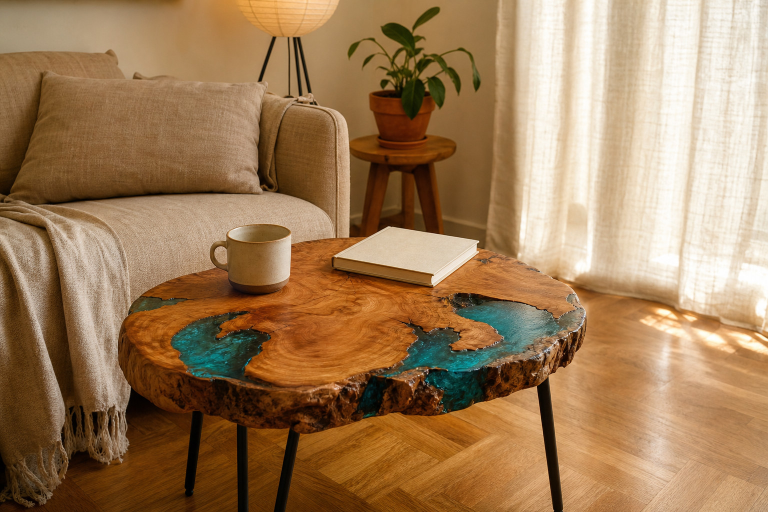
#> input picture bakmasters/viz/foto-01-hero.jpg, 1536 x 1024 px, given in place of roll-up-scene.jpg, which was not available (shown at 1/2 size); the run also reads 1 picture not shown here
$ python brus_banner_comparison_carousel.py
#> lines starting #> are read from the running program, lines starting #| are printed output that depends on the picture; after the words box and inside, x2 and y2 are one past the last pixel; in counts of white or black regions, pixels touching at a corner belong together
#!/usr/bin/env python3
"""Create Post #4 comparison carousel for SM Production (1200×675)."""

from pathlib import Path
from PIL import Image, ImageDraw, ImageFont, ImageFilter

ROOT = Path(__file__).resolve().parents[1]
ASSETS = ROOT / "visualizations" / "brus-banner-comparison" / "assets"
OUT = ROOT / "visualizations" / "brus-banner-comparison"

W, H, SS = 1200, 675, 2
CW, CH = W * SS, H * SS
BG = (7, 18, 29)
CARD = (13, 30, 44)
INK = (247, 249, 251)
MUTED = (164, 179, 193)
ORANGE = (255, 80, 38)
ACID = (216, 255, 56)
LINE = (255, 255, 255, 35)
FONT = "/usr/share/fonts/truetype/dejavu/DejaVuSans.ttf"
FONT_B = "/usr/share/fonts/truetype/dejavu/DejaVuSans-Bold.ttf"

SOURCES = {
    "rollup": ASSETS / "roll-up-scene.jpg",
    "joker": ASSETS / "joker-banner-scene.jpg",
    "timber": ASSETS / "timber-banner-scene.jpg",
}


def sc(v):
    return round(v * SS)


def font(size, bold=False):
    return ImageFont.truetype(FONT_B if bold else FONT, sc(size))


def cover(path, size):
    im = Image.open(path).convert("RGB")
    tw, th = size
    scale = max(tw / im.width, th / im.height)
    im = im.resize((round(im.width * scale), round(im.height * scale)), Image.Resampling.LANCZOS)
    left = (im.width - tw) // 2
    top = (im.height - th) // 2
    return im.crop((left, top, left + tw, top + th)).convert("RGBA")


def base():
    im = Image.new("RGB", (CW, CH), BG)
    d = ImageDraw.Draw(im)
    for y in range(CH):
        t = y / max(CH - 1, 1)
        d.line((0, y, CW, y), fill=(7 + round(3 * t), 18 + round(7 * t), 29 + round(10 * t)))
    # Quiet glow.
    glow = Image.new("RGBA", (CW, CH), (0, 0, 0, 0))
    gd = ImageDraw.Draw(glow)
    gd.ellipse((sc(-180), sc(-240), sc(560), sc(430)), fill=ORANGE + (35,))
    gd.ellipse((sc(780), sc(270), sc(1420), sc(850)), fill=(39, 120, 153, 36))
    return Image.alpha_composite(im.convert("RGBA"), glow.filter(ImageFilter.GaussianBlur(sc(90))))


def draw_brand(d, x=48, y=34, dark=True):
    fill = (4, 14, 23, 205) if dark else (255, 255, 255, 24)
    d.rounded_rectangle((sc(x), sc(y), sc(x + 238), sc(y + 48)), radius=sc(24), fill=fill, outline=(255, 255, 255, 75), width=sc(1))
    d.ellipse((sc(x + 17), sc(y + 17), sc(x + 31), sc(y + 31)), fill=ACID + (255,))
    d.text((sc(x + 44), sc(y + 13)), "SM PRODUCTION", font=font(17, True), fill=INK + (255,))


def draw_index(d, index, total=5):
    text = f"{index:02d} / {total:02d}"
    box = d.textbbox((0, 0), text, font=font(13, True))
    d.text((CW - sc(48) - (box[2] - box[0]), sc(49)), text, font=font(13, True), fill=MUTED + (255,))


def rounded_photo(path, size, radius=22):
    im = cover(path, (sc(size[0]), sc(size[1])))
    mask = Image.new("L", im.size, 0)
    ImageDraw.Draw(mask).rounded_rectangle((0, 0, im.width, im.height), radius=sc(radius), fill=255)
    im.putalpha(mask)
    return im


def wrap(draw, text, fnt, max_width):
    words = text.split()
    lines, current = [], ""
    for word in words:
        candidate = f"{current} {word}".strip()
        if draw.textbbox((0, 0), candidate, font=fnt)[2] <= max_width or not current:
            current = candidate
        else:
            lines.append(current)
            current = word
    if current:
        lines.append(current)
    return lines


def draw_wrapped(draw, xy, text, fnt, fill, max_width, spacing=8, max_lines=None):
    lines = wrap(draw, text, fnt, max_width)
    if max_lines:
        lines = lines[:max_lines]
    x, y = xy
    line_h = draw.textbbox((0, 0), "Аg", font=fnt)[3]
    for line in lines:
        draw.text((x, y), line, font=fnt, fill=fill)
        y += line_h + sc(spacing)
    return y


def save(im, name):
    out = OUT / name
    im.convert("RGB").resize((W, H), Image.Resampling.LANCZOS).save(out, quality=96, subsampling=0, optimize=True)
    print(out)


def slide_cover():
    im = base()
    d = ImageDraw.Draw(im, "RGBA")
    draw_brand(d)
    draw_index(d, 1)
    d.text((sc(48), sc(111)), "КАКУЮ КОНСТРУКЦИЮ", font=font(38, True), fill=INK + (255,))
    d.text((sc(48), sc(157)), "ВЫБРАТЬ ДЛЯ МЕРОПРИЯТИЯ?", font=font(38, True), fill=ORANGE + (255,))
    d.text((sc(50), sc(211)), "ROLL-UP  •  ДЖОКЕР  •  БРУС-БАННЕР", font=font(17, True), fill=MUTED + (255,))

    cards = [
        ("rollup", "ROLL-UP", "Быстро и мобильно"),
        ("joker", "ДЖОКЕР", "Практично и бюджетно"),
        ("timber", "БРУС-БАННЕР", "Премиальный фон"),
    ]
    x0, gap, card_w, card_h, y = 48, 18, 356, 360, 270
    for i, (key, title, subtitle) in enumerate(cards):
        x = x0 + i * (card_w + gap)
        photo = rounded_photo(SOURCES[key], (card_w, card_h), 22)
#> in cover, im is the input picture: PIL image 1536x1024 RGB; mean R, G, B 159.1, 124.9, 88.4
#> in rounded_photo, `ImageDraw.Draw(mask).rounded_rectangle((0, 0, im.width, im.height), ra..`:
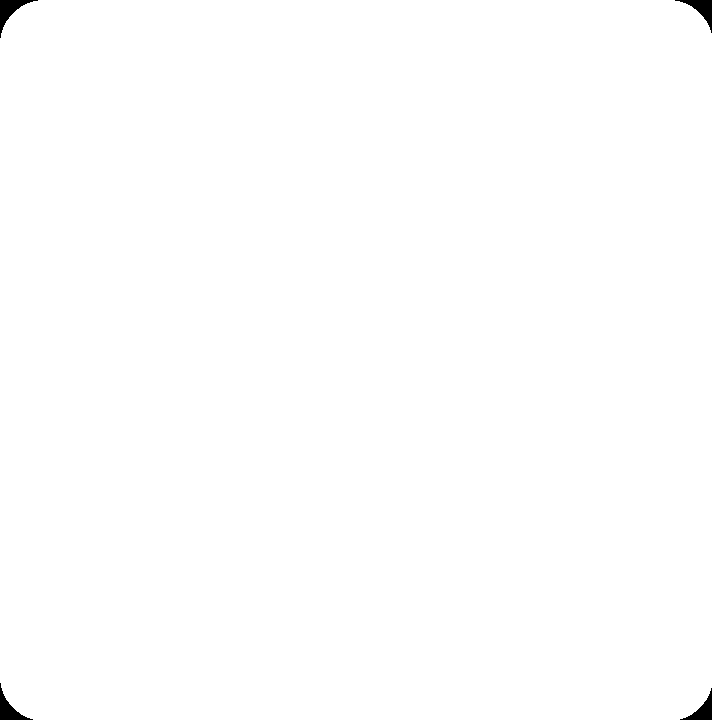
#> mask: PIL image 712x720 L; 99.7% white; 4 black regions, box (x1, y1, x2, y2) and area: (0, 0, 38, 38) 427, (675, 0, 712, 33) 389, (0, 683, 33, 720) 389, (680, 688, 712, 720) 352
        im.alpha_composite(photo, (sc(x), sc(y)))
        shade = Image.new("RGBA", (sc(card_w), sc(card_h)), (0, 0, 0, 0))
        sd = ImageDraw.Draw(shade)
        for py in range(sc(card_h)):
            t = py / sc(card_h)
            alpha = round(max(0, (t - 0.48) / 0.52) * 220)
            sd.line((0, py, sc(card_w), py), fill=(2, 10, 18, alpha))
        shade.putalpha(Image.composite(shade.getchannel("A"), Image.new("L", shade.size, 0), photo.getchannel("A")))
        im.alpha_composite(shade, (sc(x), sc(y)))
        d = ImageDraw.Draw(im, "RGBA")
        d.rounded_rectangle((sc(x + 18), sc(y + 18), sc(x + 66), sc(y + 48)), radius=sc(15), fill=(5, 15, 24, 205))
        d.text((sc(x + 31), sc(y + 25)), f"0{i + 1}", font=font(12, True), fill=ACID + (255,))
        d.text((sc(x + 20), sc(y + 292)), title, font=font(23, True), fill=INK + (255,))
        d.text((sc(x + 20), sc(y + 326)), subtitle, font=font(13), fill=(232, 238, 243, 215))
#> pass 2 of the loop in slide_cover, `for i, (key, title, subtitle) in enumerate(cards):`:
#> in slide_cover, `x = x0 + i * (card_w + gap)`: x = 422
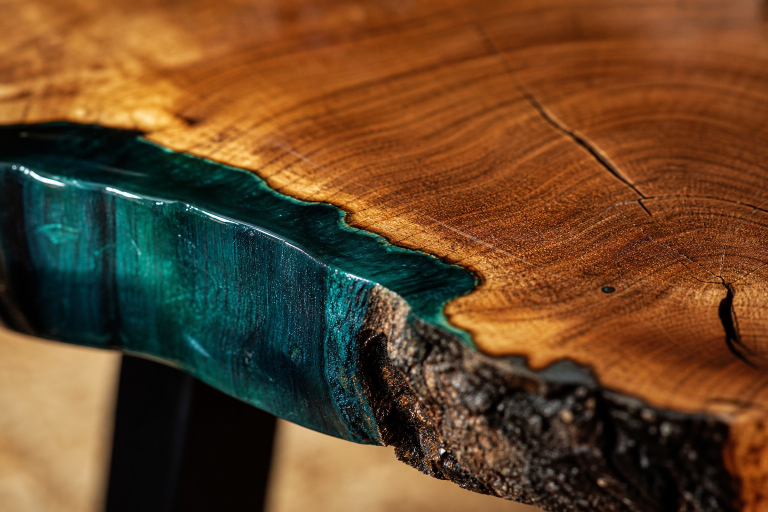
#> input picture bakmasters/viz/foto-02-makro.jpg, 1536 x 1024 px, given in place of joker-banner-scene.jpg, which was not available (shown at 1/2 size)
#> in cover, im is the input picture: PIL image 1536x1024 RGB; mean R, G, B 101.6, 69.6, 39.5
#> in cover (call 2), `return im.crop((left, top, left + tw, top + th)).convert("RGBA")`:
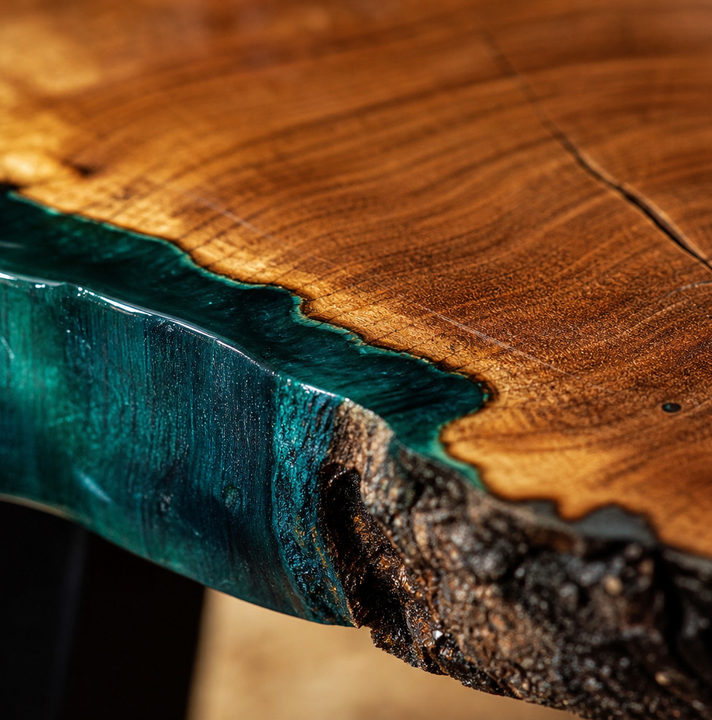
#> returned value: PIL image 712x720 RGBA; mean R, G, B, A 98.1, 67.7, 38, 255
#> the loop in slide_cover, `for py in range(sc(card_h)):` made 720 passes
#> t on passes 1 to 3: 0, 0.00139, 0.00278
#> in slide_cover, `im.alpha_composite(shade, (sc(x), sc(y)))`:
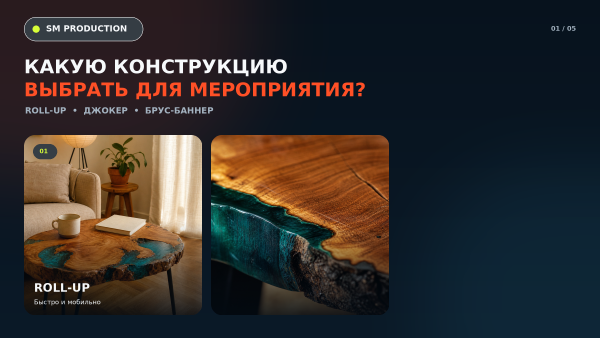
#> im: PIL image 2400x1350 RGBA (shown at 1/4 size); mean R, G, B, A 49, 45, 43.7, 254.2; transparent parts drawn white
#> pass 3 of the loop in slide_cover, `for i, (key, title, subtitle) in enumerate(cards):`:
#> in slide_cover, `x = x0 + i * (card_w + gap)`: x = 796
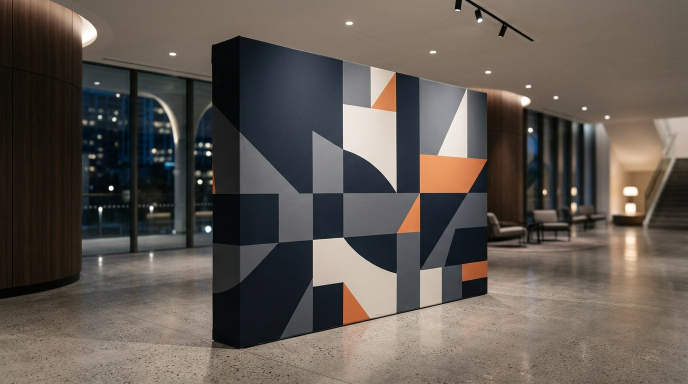
#> input picture visualizations/brus-banner-comparison/assets/timber-banner-scene.jpg, 1376 x 768 px (shown at 1/2 size)
#> in cover, im is the input picture: PIL image 1376x768 RGB; mean R, G, B 96.2, 88.1, 80.9
#> in cover (call 3), `return im.crop((left, top, left + tw, top + th)).convert("RGBA")`:
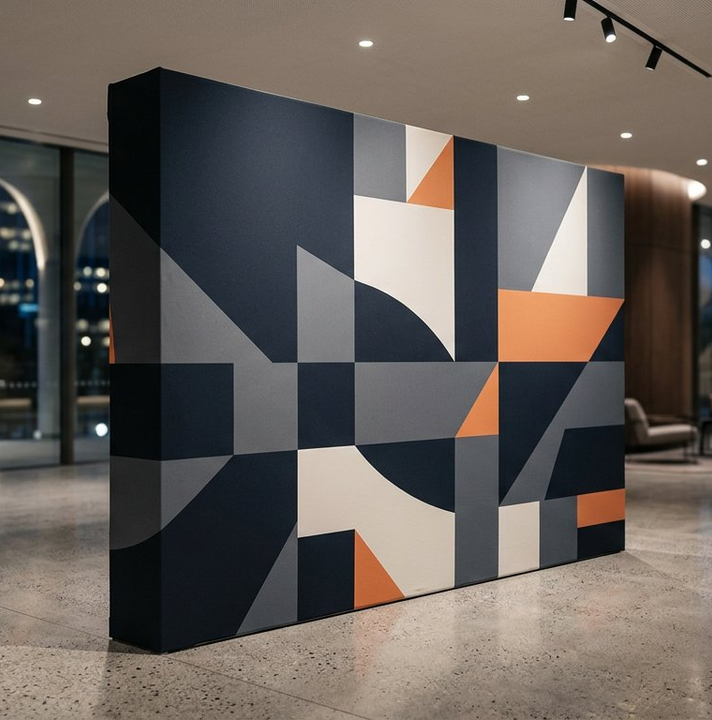
#> returned value: PIL image 712x720 RGBA; mean R, G, B, A 101.8, 94.6, 89.4, 255
#> in slide_cover, `im.alpha_composite(shade, (sc(x), sc(y)))`:
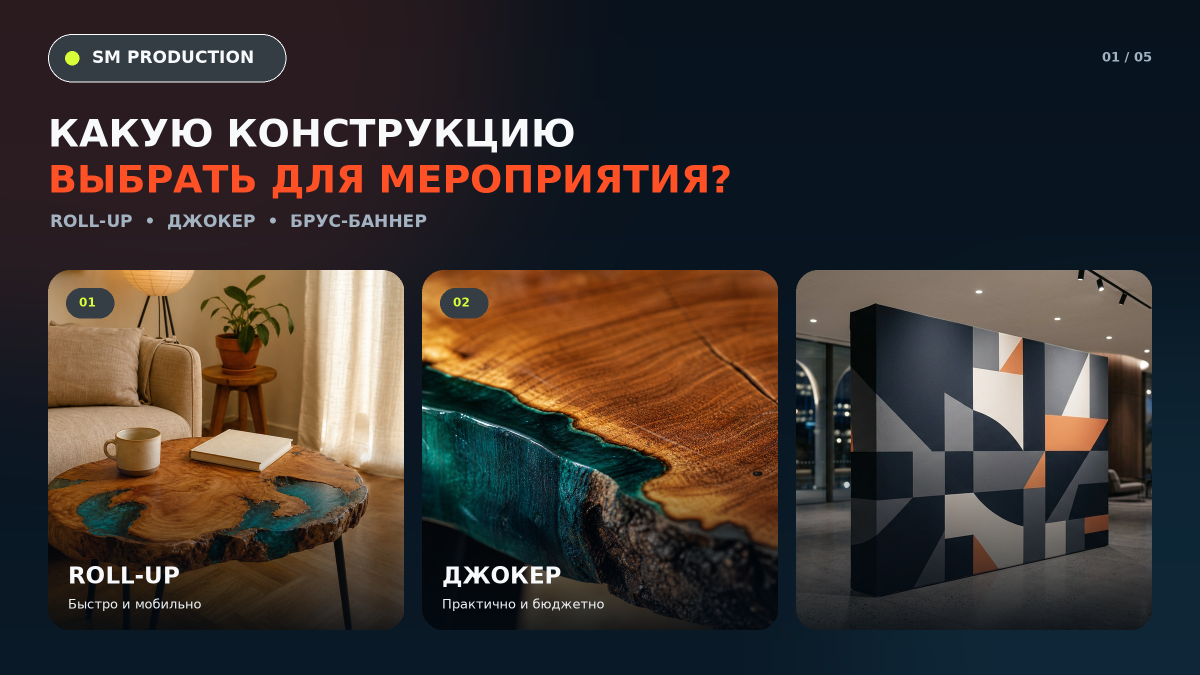
#> im: PIL image 2400x1350 RGBA (shown at 1/2 size); mean R, G, B, A 59.3, 51.9, 48.1, 254.1; transparent parts drawn white
    save(im, "post-04-slide-01-cover.jpg")


def detail_slide(index, key, overline, title, subtitle, rating, facts, suitable, accent):
    im = Image.new("RGBA", (CW, CH), BG + (255,))
    # Product occupies the left side; the panel keeps typography deterministic.
    photo = cover(SOURCES[key], (sc(770), CH))
    im.alpha_composite(photo, (0, 0))
    # Darken photo edges and add right panel.
    overlay = Image.new("RGBA", (CW, CH), (0, 0, 0, 0))
    od = ImageDraw.Draw(overlay)
    for x in range(sc(770)):
        t = x / sc(770)
        alpha = round(25 + 150 * max(0, (t - 0.55) / 0.45))
        od.line((x, 0, x, CH), fill=(4, 15, 24, alpha))
    od.rectangle((sc(710), 0, CW, CH), fill=(7, 18, 29, 248))
    im = Image.alpha_composite(im, overlay)
    d = ImageDraw.Draw(im, "RGBA")
    draw_brand(d)
    draw_index(d, index)

    px = 750
    d.text((sc(px), sc(105)), overline, font=font(13, True), fill=accent + (255,))
    d.text((sc(px), sc(136)), title, font=font(34, True), fill=INK + (255,))
    draw_wrapped(d, (sc(px), sc(183)), subtitle, font(15), MUTED + (255,), sc(390), spacing=4, max_lines=2)

    d.text((sc(px), sc(255)), "ВНЕШНИЙ ВИД", font=font(11, True), fill=MUTED + (255,))
    d.text((sc(px), sc(278)), "★" * rating + "☆" * (5 - rating), font=font(24, True), fill=accent + (255,))

    y = 339
    for label, value in facts:
        d.line((sc(px), sc(y - 10), sc(1150), sc(y - 10)), fill=LINE, width=sc(1))
        d.text((sc(px), sc(y)), label.upper(), font=font(10, True), fill=MUTED + (255,))
        d.text((sc(px + 145), sc(y - 3)), value, font=font(16, True), fill=INK + (255,))
        y += 54

    d.rounded_rectangle((sc(px), sc(548), sc(1150), sc(629)), radius=sc(16), fill=(13, 37, 52, 255), outline=accent + (180,), width=sc(1))
    d.text((sc(px + 18), sc(562)), "ПОДХОДИТ ДЛЯ", font=font(10, True), fill=accent + (255,))
    draw_wrapped(d, (sc(px + 18), sc(584)), suitable, font(13, True), INK + (255,), sc(360), spacing=2, max_lines=2)
    save(im, f"post-04-slide-{index:02d}-{key}.jpg")


def slide_summary():
    im = base()
    d = ImageDraw.Draw(im, "RGBA")
    draw_brand(d)
    draw_index(d, 5)
    d.text((sc(48), sc(104)), "СРАВНЕНИЕ В ОДНОМ ЭКРАНЕ", font=font(33, True), fill=INK + (255,))
    d.text((sc(49), sc(148)), "Выбирайте конструкцию под задачу и будущий кадр", font=font(16), fill=MUTED + (255,))

    left, top = 48, 205
    col_widths = [260, 275, 275, 294]
    headers = ["ПАРАМЕТР", "ROLL-UP", "ДЖОКЕР", "БРУС-БАННЕР"]
    rows = [
        ("Монтаж", "5 минут", "1–2 часа", "2–3 часа"),
        ("Нестандартная форма", "Нет", "Ограниченно", "Да"),
        ("Каркас в кадре", "Видно основание", "Трубы видны", "Полностью скрыт"),
        ("Фото на фоне", "Базовый уровень", "Компромисс", "Оптимально"),
        ("Цена", "от 3 500 ₽", "от 9 000 ₽", "от 16 500 ₽"),
    ]
    x = left
    for i, (header, width) in enumerate(zip(headers, col_widths)):
        fill = ORANGE + (255,) if i == 3 else ((22, 42, 57, 255) if i else (13, 30, 44, 255))
        d.rounded_rectangle((sc(x), sc(top), sc(x + width - 8), sc(top + 50)), radius=sc(12), fill=fill)
        d.text((sc(x + 14), sc(top + 16)), header, font=font(11, True), fill=(255, 255, 255, 255) if i == 3 else INK + (255,))
        x += width

    row_h = 58
    for r, values in enumerate(rows):
        y = top + 60 + r * row_h
        x = left
        for c, (value, width) in enumerate(zip(values, col_widths)):
            if c == 3:
                fill = ORANGE + (255,)
            elif c == 0:
                fill = ((17, 36, 50, 255) if r % 2 == 0 else (14, 31, 44, 255))
            else:
                fill = ((23, 48, 65, 255) if r % 2 == 0 else (19, 41, 57, 255))
            d.rounded_rectangle((sc(x), sc(y), sc(x + width - 8), sc(y + row_h - 8)), radius=sc(9), fill=fill)
            fnt = font(12 if c else 11, c == 3 or c == 0)
            color = INK + (255,) if c else MUTED + (255,)
            d.text((sc(x + 14), sc(y + 16)), value, font=fnt, fill=color)
            x += width

    d.rounded_rectangle((sc(48), sc(565), sc(1152), sc(642)), radius=sc(18), fill=ACID + (255,), outline=(238, 255, 158, 255), width=sc(1))
    d.ellipse((sc(67), sc(585), sc(103), sc(621)), fill=BG + (255,))
    d.text((sc(78), sc(591)), "!", font=font(17, True), fill=ACID + (255,))
    d.text((sc(122), sc(579)), "БУДУТ ФОТОГРАФЫ И ПРЕССА?", font=font(13, True), fill=BG + (255,))
    d.text((sc(122), sc(605)), "Экономить на фоне не стоит: конструкция останется на каждом кадре.", font=font(15, True), fill=BG + (255,))
    save(im, "post-04-slide-05-summary.jpg")


def main():
    OUT.mkdir(parents=True, exist_ok=True)
    slide_cover()
    detail_slide(
        2,
        "rollup",
        "01  •  МОБИЛЬНАЯ СИСТЕМА",
        "ROLL-UP",
        "Для быстрых выездов и небольших площадок",
        3,
        [("Монтаж", "5 минут"), ("Форма", "Стандартная"), ("Цена", "от 3 500 ₽")],
        "Презентации, выездные встречи, точки продаж",
        (118, 170, 204),
    )
#> after the loop in detail_slide, `for label, value in facts:`: y = 501
#> call 2 of save, with name = 'post-04-slide-02-rollup.jpg'
#> in save (call 2), `im.convert("RGB").resize((W, H), Image.Resampling.LANCZOS).save(out, q..`:
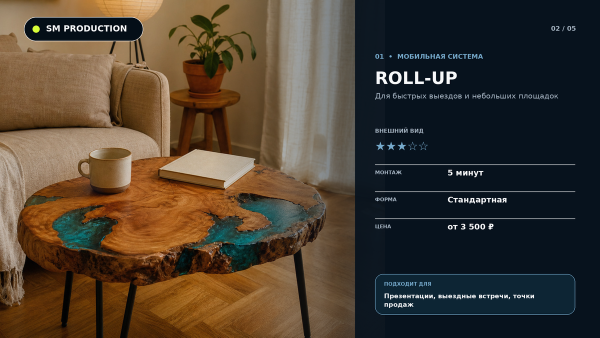
#> saved as post-04-slide-02-rollup.jpg: PIL image 1200x675 RGB (shown at 1/2 size); mean R, G, B 73.6, 62.2, 49.4
    detail_slide(
        3,
        "joker",
        "02  •  ТРУБЧАТЫЙ КАРКАС",
        "БАННЕР НА ДЖОКЕРЕ",
        "Практичная конструкция с видимым каркасом",
        2,
        [("Монтаж", "1–2 часа"), ("Форма", "С ограничениями"), ("Цена", "от 9 000 ₽")],
        "Уличные мероприятия, бюджетные промоакции",
        ORANGE,
    )
#> call 3 of save, with name = 'post-04-slide-03-joker.jpg'
#> in save (call 3), `im.convert("RGB").resize((W, H), Image.Resampling.LANCZOS).save(out, q..`:
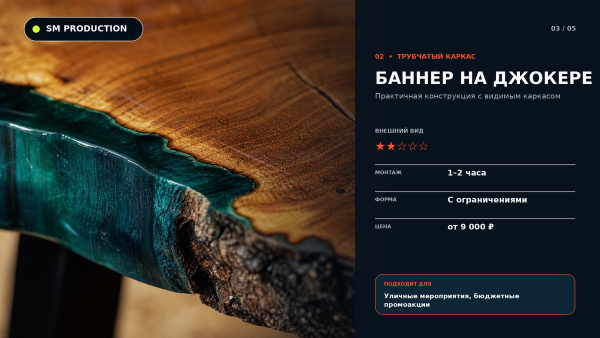
#> saved as post-04-slide-03-joker.jpg: PIL image 1200x675 RGB (shown at 1/2 size); mean R, G, B 51.3, 45.6, 38
    detail_slide(
        4,
        "timber",
        "03  •  СКРЫТЫЙ КАРКАС",
        "БРУС-БАННЕР",
        "Монолитный фон без труб, креплений и складок",
        5,
        [("Монтаж", "2–3 часа"), ("Форма", "Любая"), ("Цена", "от 16 500 ₽")],
        "Конференции, форумы, премии, выставки, пресса",
        ACID,
    )
#> in cover (call 6), `return im.crop((left, top, left + tw, top + th)).convert("RGBA")`:
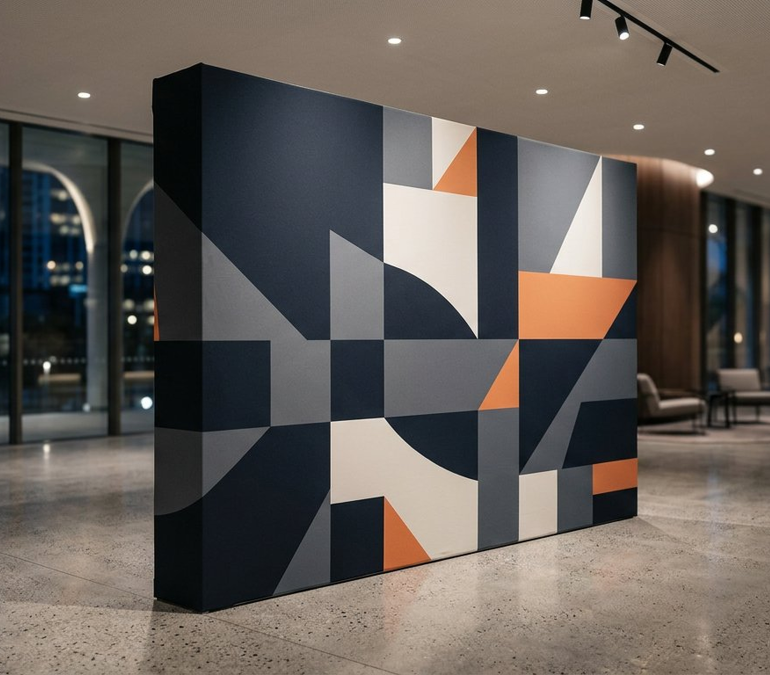
#> returned value: PIL image 1540x1350 RGBA (shown at 1/2 size); mean R, G, B, A 100.1, 93.2, 87.8, 255
#> call 4 of save, with name = 'post-04-slide-04-timber.jpg'
#> in save (call 4), `im.convert("RGB").resize((W, H), Image.Resampling.LANCZOS).save(out, q..`:
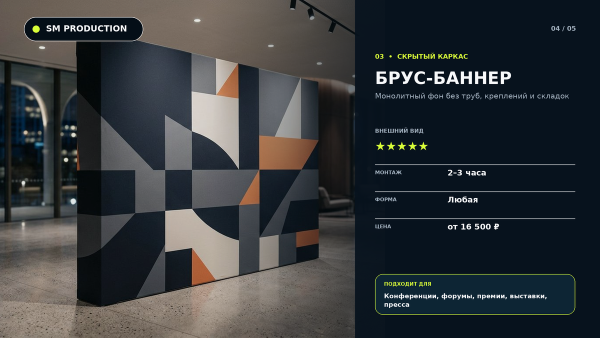
#> saved as post-04-slide-04-timber.jpg: PIL image 1200x675 RGB (shown at 1/2 size); mean R, G, B 52.8, 56.5, 59.5
    slide_summary()
#> after the loop in slide_summary, `for i, (header, width) in enumerate(zip(headers, col_widths)):`: x = 1152
#> the loop in slide_summary, `for r, values in enumerate(rows):` made 5 passes
#> y on passes 1 to 5: 265, 323, 381, 439, 497
#> in save (call 5), `im.convert("RGB").resize((W, H), Image.Resampling.LANCZOS).save(out, q..`:
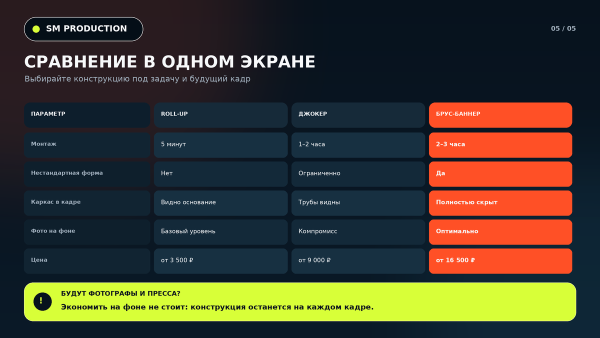
#> saved as post-04-slide-05-summary.jpg: PIL image 1200x675 RGB (shown at 1/2 size); mean R, G, B 66.6, 61.7, 47.4


if __name__ == "__main__":
    main()
